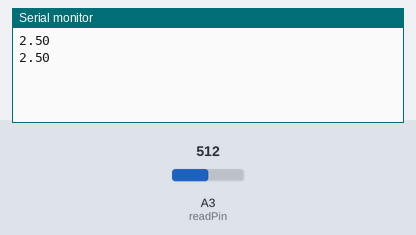
This sketch was run on a simulated Arduino Uno, built with avr-gcc and run on an emulated ATmega328P. Shown: the last lines printed to the serial monitor. Inputs (shaded band) come from the test bench; at power-on: A3 (readPin) = 512.

Above: at 1.8 s.
1.9 s: A3 (readPin) set to 716
At 2.8 s:
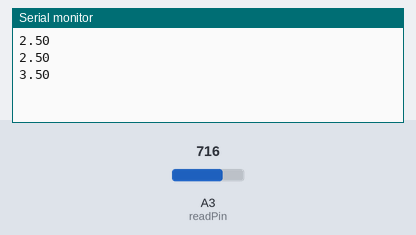
3.4 s: A3 (readPin) set to 900
At 4.3 s:
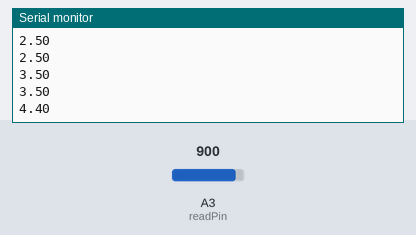
Timing chart, 0 to 6.4 s (numbered marks = the images above; inputs shaded):
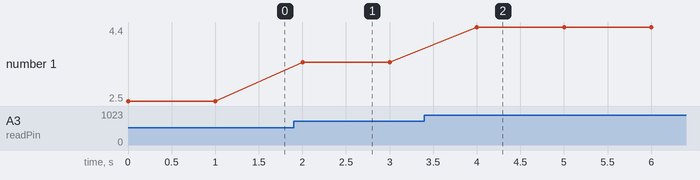

The sketch:

Read_Analog_Voltage_Using_Arduino.ino
```cpp
int readPin =A3;
float V2 =0;
int wait =1000;
int readVal;


void setup()
{

  pinMode(readPin,INPUT);
  Serial.begin(9600);


}

void loop()
{

  readVal =analogRead(readPin);
  V2 =(5./1023.)*readVal;
  Serial.println(V2);
  delay(wait);


}
```

Measured:
- after the input at 1.9 s, the serial monitor: prints a new line after 0.10 s (image 1)
- after the input at 3.4 s, the serial monitor: prints a new line after 0.60 s (image 2)
- plotted number 1: 2.5 → 3.5 after the input at 1.9 s, 3.5 → 4.4 after the input at 3.4 s
